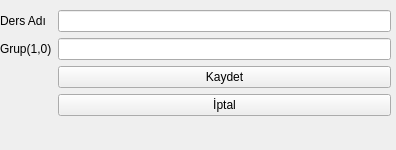
<?xml version="1.0" encoding="UTF-8"?>
<ui version="4.0">
 <class>Form</class>
 <widget class="QWidget" name="Form">
  <property name="geometry">
   <rect>
    <x>0</x>
    <y>0</y>
    <width>396</width>
    <height>150</height>
   </rect>
  </property>
  <property name="windowTitle">
   <string>Form</string>
  </property>
  <widget class="QWidget" name="formLayoutWidget">
   <property name="geometry">
    <rect>
     <x>0</x>
     <y>10</y>
     <width>391</width>
     <height>131</height>
    </rect>
   </property>
   <layout class="QFormLayout" name="formLayout">
    <item row="0" column="0">
     <widget class="QLabel" name="label">
      <property name="text">
       <string>Ders Adı</string>
      </property>
     </widget>
    </item>
    <item row="2" column="0">
     <widget class="QLabel" name="label_2">
      <property name="text">
       <string>Grup(1,0)</string>
      </property>
     </widget>
    </item>
    <item row="0" column="1">
     <widget class="QLineEdit" name="txtDersAdi"/>
    </item>
    <item row="2" column="1">
     <widget class="QLineEdit" name="txtGrup"/>
    </item>
    <item row="3" column="1">
     <widget class="QPushButton" name="btKaydet">
      <property name="text">
       <string>Kaydet</string>
      </property>
     </widget>
    </item>
    <item row="4" column="1">
     <widget class="QPushButton" name="btIptal">
      <property name="text">
       <string>İptal</string>
      </property>
     </widget>
    </item>
   </layout>
  </widget>
 </widget>
 <resources/>
 <connections/>
</ui>
